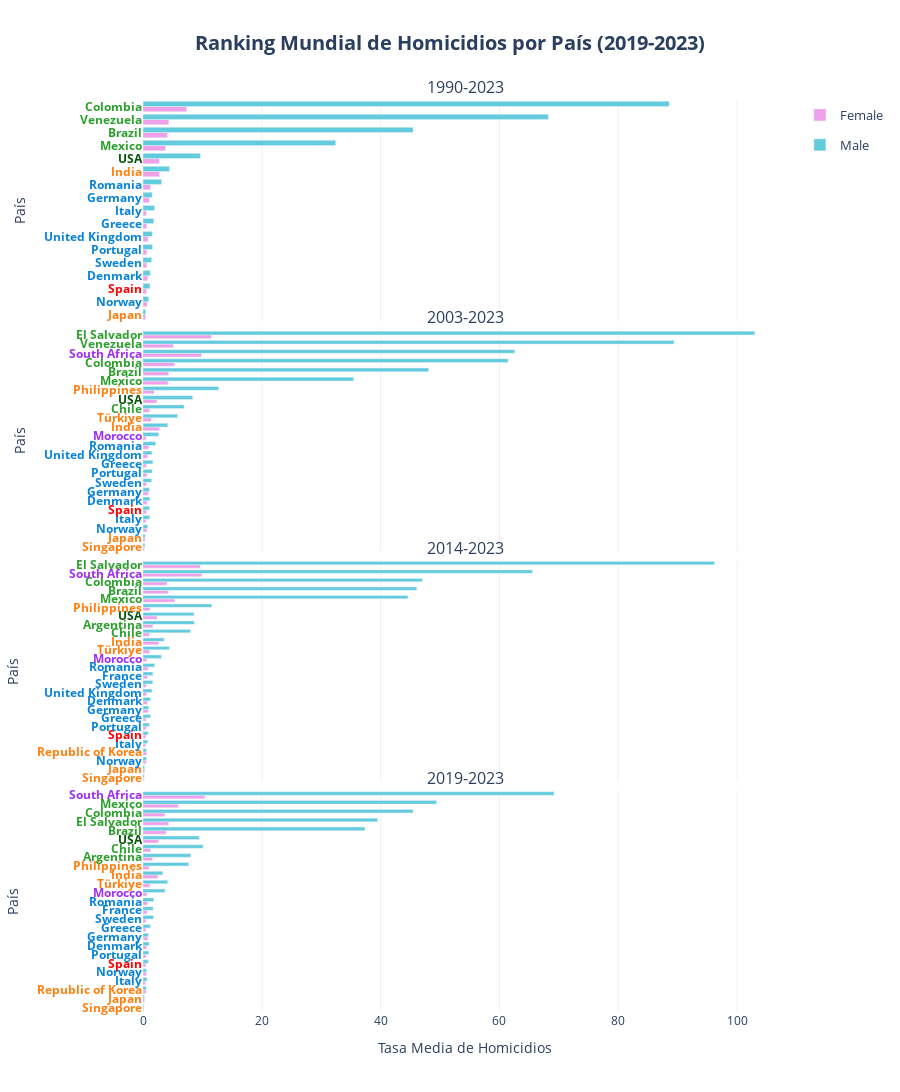

Notebook code cell kept with this figure:
### Markdown cell above
## Rankings

### Code cell
barplot(
    df = df_ranking_combined['country'], 
    x='mean_homicides_rate', 
    y='Country', 
    height=2000,
    reverse_y_order=False,
    orientation='h', 
    color='Sex', 
    facet_col='Periodo',
    cols_wrap=1, 
    vertical_spacing = 0.01,
    #barmode='group',
    yticks_color_column='Region_2',
    yticks_color_map=COLOR_MAP['Region_2'],
    color_discrete_map=COLOR_MAP['Sex'], 
    #category_orders=CATEGORY_ORDERS,
    hover_data=HOVER_DATA['ranking_country'], 
    labels=LABELS['ranking'],
    hovertemplate=HOVER_TEMPLATES['ranking_country'],
    title=f"Ranking Mundial de Homicidios por País ({initial_year}-2023)",
    plot_save_path=os.path.join(PROJECT_PATH, 'plots', f'{initial_year}_2023_' + PLOT_FILENAME['ranking_country']), 
    show=True
    )

### Figure 1 — Plotly figure (JSON) as saved in the notebook; plotly's stock layout.template omitted (floating-point values rounded to 4 significant figures)
{"data": [{"cliponaxis": false, "customdata": [["Asia"], ["Europe"], ["Spain"], ["Europe"], ["Europe"], ["Europe"], ["Europe"], ["Europe"], ["Europe"], ["Europe"], ["Europe"], ["USA"], ["Asia"], ["Latam"], ["Latam"], ["Latam"], ["Latam"]], "hovertemplate": "<b style='font-size: 14px'>%{y}</b><br><br><b>Región:</b> %{customdata[0]}<br><b>Tasa Media de Homicidios:</b> %{x:.2f}<br><extra></extra>", "legendgroup": "Female", "marker": {"color": "#EFA0E8", "pattern": {"shape": ""}}, "name": "Female", "orientation": "h", "showlegend": true, "textangle": 0, "textfont": {"size": 12}, "textposition": "outside", "type": "bar", "x": [0.41, 0.55, 0.57, 0.61, 0.62, 0.64, 0.67, 0.8, 0.84, 1.06, 1.24, 2.74, 2.79, 3.79, 4.11, 4.35, 7.33], "xaxis": "x", "y": ["Japan", "Italy", "Spain", "Greece", "Sweden", "Portugal", "Norway", "Denmark", "United Kingdom", "Germany", "Romania", "USA", "India", "Mexico", "Brazil", "Venezuela", "Colombia"], "yaxis": "y"}, {"cliponaxis": false, "customdata": [["Asia"], ["Europe"], ["Spain"], ["Europe"], ["Europe"], ["Europe"], ["Europe"], ["Europe"], ["Europe"], ["Europe"], ["Europe"], ["Asia"], ["USA"], ["Latam"], ["Latam"], ["Latam"], ["Latam"]], "hovertemplate": "<b style='font-size: 14px'>%{y}</b><br><br><b>Región:</b> %{customdata[0]}<br><b>Tasa Media de Homicidios:</b> %{x:.2f}<br><extra></extra>", "legendgroup": "Male", "marker": {"color": "#62CBDE", "pattern": {"shape": ""}}, "name": "Male", "orientation": "h", "showlegend": true, "textangle": 0, "textfont": {"size": 12}, "textposition": "outside", "type": "bar", "x": [0.45, 0.94, 1.18, 1.21, 1.45, 1.54, 1.57, 1.59, 1.81, 1.93, 3.11, 4.44, 9.65, 32.43, 45.46, 68.22, 88.57], "xaxis": "x", "y": ["Japan", "Norway", "Spain", "Denmark", "Sweden", "Germany", "United Kingdom", "Portugal", "Greece", "Italy", "Romania", "India", "USA", "Mexico", "Brazil", "Venezuela", "Colombia"], "yaxis": "y"}, {"cliponaxis": false, "customdata": [["Asia"], ["Asia"], ["Europe"], ["Africa"], ["Europe"], ["Spain"], ["Europe"], ["Europe"], ["Europe"], ["Europe"], ["Europe"], ["Europe"], ["Europe"], ["Latam"], ["Asia"], ["Asia"], ["USA"], ["Asia"], ["Latam"], ["Latam"], ["Latam"], ["Latam"], ["Africa"], ["Latam"]], "hovertemplate": "<b style='font-size: 14px'>%{y}</b><br><br><b>Región:</b> %{customdata[0]}<br><b>Tasa Media de Homicidios:</b> %{x:.2f}<br><extra></extra>", "legendgroup": "Female", "marker": {"color": "#EFA0E8", "pattern": {"shape": ""}}, "name": "Female", "orientation": "h", "showlegend": false, "textangle": 0, "textfont": {"size": 12}, "textposition": "outside", "type": "bar", "x": [0.21, 0.36, 0.48, 0.5, 0.55, 0.57, 0.6, 0.65, 0.66, 0.67, 0.78, 0.9, 0.96, 1.09, 1.39, 1.88, 2.33, 2.77, 4.21, 4.31, 5.13, 5.3, 9.83, 11.51], "xaxis": "x2", "y": ["Singapore", "Japan", "Italy", "Morocco", "Greece", "Spain", "Sweden", "Portugal", "Norway", "Denmark", "United Kingdom", "Germany", "Romania", "Chile", "Türkiye", "Philippines", "USA", "India", "Mexico", "Brazil", "Venezuela", "Colombia", "South Africa", "El Salvador"], "yaxis": "y2"}, {"cliponaxis": false, "customdata": [["Asia"], ["Asia"], ["Europe"], ["Europe"], ["Spain"], ["Europe"], ["Europe"], ["Europe"], ["Europe"], ["Europe"], ["Europe"], ["Europe"], ["Africa"], ["Asia"], ["Asia"], ["Latam"], ["USA"], ["Asia"], ["Latam"], ["Latam"], ["Latam"], ["Africa"], ["Latam"], ["Latam"]], "hovertemplate": "<b style='font-size: 14px'>%{y}</b><br><br><b>Región:</b> %{customdata[0]}<br><b>Tasa Media de Homicidios:</b> %{x:.2f}<br><extra></extra>", "legendgroup": "Male", "marker": {"color": "#62CBDE", "pattern": {"shape": ""}}, "name": "Male", "orientation": "h", "showlegend": false, "textangle": 0, "textfont": {"size": 12}, "textposition": "outside", "type": "bar", "x": [0.32, 0.34, 0.77, 1.09, 1.09, 1.14, 1.15, 1.45, 1.5, 1.54, 1.66, 2.14, 2.61, 4.16, 5.81, 6.9, 8.36, 12.73, 35.45, 48.07, 61.44, 62.56, 89.4, 103.0], "xaxis": "x2", "y": ["Singapore", "Japan", "Norway", "Germany", "Spain", "Italy", "Denmark", "Sweden", "United Kingdom", "Portugal", "Greece", "Romania", "Morocco", "India", "Türkiye", "Chile", "USA", "Philippines", "Mexico", "Brazil", "Colombia", "South Africa", "Venezuela", "El Salvador"], "yaxis": "y2"}, {"cliponaxis": false, "customdata": [["Asia"], ["Asia"], ["Europe"], ["Europe"], ["Spain"], ["Europe"], ["Europe"], ["Europe"], ["Africa"], ["Asia"], ["Europe"], ["Europe"], ["Europe"], ["Europe"], ["Europe"], ["Latam"], ["Asia"], ["Asia"], ["Latam"], ["USA"], ["Asia"], ["Latam"], ["Latam"], ["Latam"], ["Latam"], ["Africa"]], "hovertemplate": "<b style='font-size: 14px'>%{y}</b><br><br><b>Región:</b> %{customdata[0]}<br><b>Tasa Media de Homicidios:</b> %{x:.2f}<br><extra></extra>", "legendgroup": "Female", "marker": {"color": "#EFA0E8", "pattern": {"shape": ""}}, "name": "Female", "orientation": "h", "showlegend": false, "textangle": 0, "textfont": {"size": 12}, "textposition": "outside", "type": "bar", "x": [0.17, 0.28, 0.42, 0.49, 0.49, 0.52, 0.54, 0.54, 0.59, 0.6, 0.63, 0.72, 0.76, 0.84, 0.85, 1.08, 1.09, 1.18, 1.65, 2.38, 2.62, 4.05, 4.23, 5.33, 9.61, 9.87], "xaxis": "x3", "y": ["Singapore", "Japan", "Italy", "Greece", "Spain", "Norway", "Sweden", "Portugal", "Morocco", "Republic of Korea", "United Kingdom", "Denmark", "France", "Romania", "Germany", "Chile", "Türkiye", "Philippines", "Argentina", "USA", "India", "Colombia", "Brazil", "Mexico", "El Salvador", "South Africa"], "yaxis": "y3"}, {"cliponaxis": false, "customdata": [["Asia"], ["Asia"], ["Europe"], ["Asia"], ["Europe"], ["Spain"], ["Europe"], ["Europe"], ["Europe"], ["Europe"], ["Europe"], ["Europe"], ["Europe"], ["Europe"], ["Africa"], ["Asia"], ["Asia"], ["Latam"], ["USA"], ["Latam"], ["Asia"], ["Latam"], ["Latam"], ["Latam"], ["Africa"], ["Latam"]], "hovertemplate": "<b style='font-size: 14px'>%{y}</b><br><br><b>Región:</b> %{customdata[0]}<br><b>Tasa Media de Homicidios:</b> %{x:.2f}<br><extra></extra>", "legendgroup": "Male", "marker": {"color": "#62CBDE", "pattern": {"shape": ""}}, "name": "Male", "orientation": "h", "showlegend": false, "textangle": 0, "textfont": {"size": 12}, "textposition": "outside", "type": "bar", "x": [0.2, 0.24, 0.57, 0.58, 0.8, 0.84, 0.96, 1.04, 1.23, 1.26, 1.5, 1.64, 1.66, 1.96, 3.1, 3.54, 4.45, 7.98, 8.59, 8.65, 11.58, 44.58, 46.08, 47.03, 65.54, 96.2], "xaxis": "x3", "y": ["Singapore", "Japan", "Norway", "Republic of Korea", "Italy", "Spain", "Germany", "Portugal", "Denmark", "Greece", "United Kingdom", "Sweden", "France", "Romania", "Morocco", "India", "Türkiye", "Chile", "USA", "Argentina", "Philippines", "Mexico", "Brazil", "Colombia", "South Africa", "El Salvador"], "yaxis": "y3"}, {"cliponaxis": false, "customdata": [["Asia"], ["Asia"], ["Europe"], ["Spain"], ["Europe"], ["Europe"], ["Asia"], ["Europe"], ["Europe"], ["Europe"], ["Africa"], ["Europe"], ["Europe"], ["Europe"], ["Asia"], ["Asia"], ["Latam"], ["Latam"], ["Asia"], ["USA"], ["Latam"], ["Latam"], ["Latam"], ["Latam"], ["Africa"]], "hovertemplate": "<b style='font-size: 14px'>%{y}</b><br><br><b>Región:</b> %{customdata[0]}<br><b>Tasa Media de Homicidios:</b> %{x:.2f}<br><extra></extra>", "legendgroup": "Female", "marker": {"color": "#EFA0E8", "pattern": {"shape": ""}}, "name": "Female", "orientation": "h", "showlegend": false, "textangle": 0, "textfont": {"size": 12}, "textposition": "outside", "type": "bar", "x": [0.13, 0.25, 0.39, 0.47, 0.49, 0.5, 0.51, 0.53, 0.59, 0.63, 0.66, 0.69, 0.77, 0.8, 0.98, 1.15, 1.29, 1.57, 2.48, 2.62, 3.64, 3.89, 4.31, 5.94, 10.42], "xaxis": "x4", "y": ["Singapore", "Japan", "Italy", "Spain", "Greece", "Sweden", "Republic of Korea", "Portugal", "Norway", "Denmark", "Morocco", "France", "Romania", "Germany", "Philippines", "Türkiye", "Chile", "Argentina", "India", "USA", "Colombia", "Brazil", "El Salvador", "Mexico", "South Africa"], "yaxis": "y4"}, {"cliponaxis": false, "customdata": [["Asia"], ["Asia"], ["Asia"], ["Europe"], ["Europe"], ["Spain"], ["Europe"], ["Europe"], ["Europe"], ["Europe"], ["Europe"], ["Europe"], ["Europe"], ["Asia"], ["Africa"], ["Asia"], ["Asia"], ["Latam"], ["USA"], ["Latam"], ["Latam"], ["Latam"], ["Latam"], ["Latam"], ["Africa"]], "hovertemplate": "<b style='font-size: 14px'>%{y}</b><br><br><b>Región:</b> %{customdata[0]}<br><b>Tasa Media de Homicidios:</b> %{x:.2f}<br><extra></extra>", "legendgroup": "Male", "marker": {"color": "#62CBDE", "pattern": {"shape": ""}}, "name": "Male", "orientation": "h", "showlegend": false, "textangle": 0, "textfont": {"size": 12}, "textposition": "outside", "type": "bar", "x": [0.14, 0.22, 0.52, 0.58, 0.67, 0.88, 0.9, 0.99, 1.03, 1.23, 1.69, 1.74, 1.81, 3.31, 3.71, 4.15, 7.68, 8.04, 9.48, 10.12, 37.35, 39.49, 45.47, 49.4, 69.19], "xaxis": "x4", "y": ["Singapore", "Japan", "Republic of Korea", "Norway", "Italy", "Spain", "Germany", "Portugal", "Denmark", "Greece", "France", "Sweden", "Romania", "India", "Morocco", "Türkiye", "Philippines", "Argentina", "USA", "Chile", "Brazil", "El Salvador", "Colombia", "Mexico", "South Africa"], "yaxis": "y4"}], "layout": {"annotations": [{"font": {"size": 16}, "showarrow": false, "text": "1990-2023", "x": 0.5, "xanchor": "center", "xref": "paper", "y": 1, "yanchor": "bottom", "yref": "paper"}, {"font": {"size": 16}, "showarrow": false, "text": "2003-2023", "x": 0.5, "xanchor": "center", "xref": "paper", "y": 0.7475, "yanchor": "bottom", "yref": "paper"}, {"font": {"size": 16}, "showarrow": false, "text": "2014-2023", "x": 0.5, "xanchor": "center", "xref": "paper", "y": 0.495, "yanchor": "bottom", "yref": "paper"}, {"font": {"size": 16}, "showarrow": false, "text": "2019-2023", "x": 0.5, "xanchor": "center", "xref": "paper", "y": 0.2425, "yanchor": "bottom", "yref": "paper"}], "height": 2000, "legend": {"font": {"size": 13}, "title": {"font": {"size": 15}}}, "plot_bgcolor": "white", "title": {"font": {"size": 20}, "text": "<b>Ranking Mundial de Homicidios por País (2019-2023)</b>", "x": 0.5, "xanchor": "center"}, "xaxis": {"anchor": "y", "domain": [0, 1], "gridcolor": "#f0f0f0", "matches": "x4", "showgrid": true, "showticklabels": false, "tickfont": {"size": 12}, "title": {"font": {"size": 14}}}, "xaxis2": {"anchor": "y2", "domain": [0, 1], "gridcolor": "#f0f0f0", "matches": "x4", "showgrid": true, "showticklabels": false, "tickfont": {"size": 12}, "title": {"font": {"size": 14}}}, "xaxis3": {"anchor": "y3", "domain": [0, 1], "gridcolor": "#f0f0f0", "matches": "x4", "showgrid": true, "showticklabels": false, "tickfont": {"size": 12}, "title": {"font": {"size": 14}}}, "xaxis4": {"anchor": "y4", "domain": [0, 1], "gridcolor": "#f0f0f0", "showgrid": true, "tickfont": {"size": 12}, "title": {"font": {"size": 14}, "text": "Tasa Media de Homicidios"}}, "yaxis": {"anchor": "x", "automargin": true, "categoryarray": ["Japan", "Norway", "Spain", "Denmark", "Sweden", "Portugal", "United Kingdom", "Greece", "Italy", "Germany", "Romania", "India", "USA", "Mexico", "Brazil", "Venezuela", "Colombia"], "categoryorder": "array", "domain": [0.7575, 1], "showgrid": false, "tickfont": {"size": 12}, "tickmode": "array", "ticktext": ["<span style='color:#ff7f0e; font-weight:bold'>Japan</span>", "<span style='color:#0883db; font-weight:bold'>Norway</span>", "<span style='color:#FF0000; font-weight:bold'>Spain</span>", "<span style='color:#0883db; font-weight:bold'>Denmark</span>", "<span style='color:#0883db; font-weight:bold'>Sweden</span>", "<span style='color:#0883db; font-weight:bold'>Portugal</span>", "<span style='color:#0883db; font-weight:bold'>United Kingdom</span>", "<span style='color:#0883db; font-weight:bold'>Greece</span>", "<span style='color:#0883db; font-weight:bold'>Italy</span>", "<span style='color:#0883db; font-weight:bold'>Germany</span>", "<span style='color:#0883db; font-weight:bold'>Romania</span>", "<span style='color:#ff7f0e; font-weight:bold'>India</span>", "<span style='color:#055509; font-weight:bold'>USA</span>", "<span style='color:#2ca02c; font-weight:bold'>Mexico</span>", "<span style='color:#2ca02c; font-weight:bold'>Brazil</span>", "<span style='color:#2ca02c; font-weight:bold'>Venezuela</span>", "<span style='color:#2ca02c; font-weight:bold'>Colombia</span>"], "tickvals": ["Japan", "Norway", "Spain", "Denmark", "Sweden", "Portugal", "United Kingdom", "Greece", "Italy", "Germany", "Romania", "India", "USA", "Mexico", "Brazil", "Venezuela", "Colombia"], "title": {"font": {"size": 14}, "text": "País"}, "type": "category"}, "yaxis2": {"anchor": "x2", "automargin": true, "categoryarray": ["Singapore", "Japan", "Norway", "Italy", "Spain", "Denmark", "Germany", "Sweden", "Portugal", "Greece", "United Kingdom", "Romania", "Morocco", "India", "Türkiye", "Chile", "USA", "Philippines", "Mexico", "Brazil", "Colombia", "South Africa", "Venezuela", "El Salvador"], "categoryorder": "array", "domain": [0.505, 0.7475], "showgrid": false, "tickfont": {"size": 12}, "tickmode": "array", "ticktext": ["<span style='color:#ff7f0e; font-weight:bold'>Singapore</span>", "<span style='color:#ff7f0e; font-weight:bold'>Japan</span>", "<span style='color:#0883db; font-weight:bold'>Norway</span>", "<span style='color:#0883db; font-weight:bold'>Italy</span>", "<span style='color:#FF0000; font-weight:bold'>Spain</span>", "<span style='color:#0883db; font-weight:bold'>Denmark</span>", "<span style='color:#0883db; font-weight:bold'>Germany</span>", "<span style='color:#0883db; font-weight:bold'>Sweden</span>", "<span style='color:#0883db; font-weight:bold'>Portugal</span>", "<span style='color:#0883db; font-weight:bold'>Greece</span>", "<span style='color:#0883db; font-weight:bold'>United Kingdom</span>", "<span style='color:#0883db; font-weight:bold'>Romania</span>", "<span style='color:#a02ff1; font-weight:bold'>Morocco</span>", "<span style='color:#ff7f0e; font-weight:bold'>India</span>", "<span style='color:#ff7f0e; font-weight:bold'>Türkiye</span>", "<span style='color:#2ca02c; font-weight:bold'>Chile</span>", "<span style='color:#055509; font-weight:bold'>USA</span>", "<span style='color:#ff7f0e; font-weight:bold'>Philippines</span>", "<span style='color:#2ca02c; font-weight:bold'>Mexico</span>", "<span style='color:#2ca02c; font-weight:bold'>Brazil</span>", "<span style='color:#2ca02c; font-weight:bold'>Colombia</span>", "<span style='color:#a02ff1; font-weight:bold'>South Africa</span>", "<span style='color:#2ca02c; font-weight:bold'>Venezuela</span>", "<span style='color:#2ca02c; font-weight:bold'>El Salvador</span>"], "tickvals": ["Singapore", "Japan", "Norway", "Italy", "Spain", "Denmark", "Germany", "Sweden", "Portugal", "Greece", "United Kingdom", "Romania", "Morocco", "India", "Türkiye", "Chile", "USA", "Philippines", "Mexico", "Brazil", "Colombia", "South Africa", "Venezuela", "El Salvador"], "title": {"font": {"size": 14}, "text": "País"}, "type": "category"}, "yaxis3": {"anchor": "x3", "automargin": true, "categoryarray": ["Singapore", "Japan", "Norway", "Republic of Korea", "Italy", "Spain", "Portugal", "Greece", "Germany", "Denmark", "United Kingdom", "Sweden", "France", "Romania", "Morocco", "Türkiye", "India", "Chile", "Argentina", "USA", "Philippines", "Mexico", "Brazil", "Colombia", "South Africa", "El Salvador"], "categoryorder": "array", "domain": [0.2525, 0.495], "showgrid": false, "tickfont": {"size": 12}, "tickmode": "array", "ticktext": ["<span style='color:#ff7f0e; font-weight:bold'>Singapore</span>", "<span style='color:#ff7f0e; font-weight:bold'>Japan</span>", "<span style='color:#0883db; font-weight:bold'>Norway</span>", "<span style='color:#ff7f0e; font-weight:bold'>Republic of Korea</span>", "<span style='color:#0883db; font-weight:bold'>Italy</span>", "<span style='color:#FF0000; font-weight:bold'>Spain</span>", "<span style='color:#0883db; font-weight:bold'>Portugal</span>", "<span style='color:#0883db; font-weight:bold'>Greece</span>", "<span style='color:#0883db; font-weight:bold'>Germany</span>", "<span style='color:#0883db; font-weight:bold'>Denmark</span>", "<span style='color:#0883db; font-weight:bold'>United Kingdom</span>", "<span style='color:#0883db; font-weight:bold'>Sweden</span>", "<span style='color:#0883db; font-weight:bold'>France</span>", "<span style='color:#0883db; font-weight:bold'>Romania</span>", "<span style='color:#a02ff1; font-weight:bold'>Morocco</span>", "<span style='color:#ff7f0e; font-weight:bold'>Türkiye</span>", "<span style='color:#ff7f0e; font-weight:bold'>India</span>", "<span style='color:#2ca02c; font-weight:bold'>Chile</span>", "<span style='color:#2ca02c; font-weight:bold'>Argentina</span>", "<span style='color:#055509; font-weight:bold'>USA</span>", "<span style='color:#ff7f0e; font-weight:bold'>Philippines</span>", "<span style='color:#2ca02c; font-weight:bold'>Mexico</span>", "<span style='color:#2ca02c; font-weight:bold'>Brazil</span>", "<span style='color:#2ca02c; font-weight:bold'>Colombia</span>", "<span style='color:#a02ff1; font-weight:bold'>South Africa</span>", "<span style='color:#2ca02c; font-weight:bold'>El Salvador</span>"], "tickvals": ["Singapore", "Japan", "Norway", "Republic of Korea", "Italy", "Spain", "Portugal", "Greece", "Germany", "Denmark", "United Kingdom", "Sweden", "France", "Romania", "Morocco", "Türkiye", "India", "Chile", "Argentina", "USA", "Philippines", "Mexico", "Brazil", "Colombia", "South Africa", "El Salvador"], "title": {"font": {"size": 14}, "text": "País"}, "type": "category"}, "yaxis4": {"anchor": "x4", "automargin": true, "categoryarray": ["Singapore", "Japan", "Republic of Korea", "Italy", "Norway", "Spain", "Portugal", "Denmark", "Germany", "Greece", "Sweden", "France", "Romania", "Morocco", "Türkiye", "India", "Philippines", "Argentina", "Chile", "USA", "Brazil", "El Salvador", "Colombia", "Mexico", "South Africa"], "categoryorder": "array", "domain": [0, 0.2425], "showgrid": false, "tickfont": {"size": 12}, "tickmode": "array", "ticktext": ["<span style='color:#ff7f0e; font-weight:bold'>Singapore</span>", "<span style='color:#ff7f0e; font-weight:bold'>Japan</span>", "<span style='color:#ff7f0e; font-weight:bold'>Republic of Korea</span>", "<span style='color:#0883db; font-weight:bold'>Italy</span>", "<span style='color:#0883db; font-weight:bold'>Norway</span>", "<span style='color:#FF0000; font-weight:bold'>Spain</span>", "<span style='color:#0883db; font-weight:bold'>Portugal</span>", "<span style='color:#0883db; font-weight:bold'>Denmark</span>", "<span style='color:#0883db; font-weight:bold'>Germany</span>", "<span style='color:#0883db; font-weight:bold'>Greece</span>", "<span style='color:#0883db; font-weight:bold'>Sweden</span>", "<span style='color:#0883db; font-weight:bold'>France</span>", "<span style='color:#0883db; font-weight:bold'>Romania</span>", "<span style='color:#a02ff1; font-weight:bold'>Morocco</span>", "<span style='color:#ff7f0e; font-weight:bold'>Türkiye</span>", "<span style='color:#ff7f0e; font-weight:bold'>India</span>", "<span style='color:#ff7f0e; font-weight:bold'>Philippines</span>", "<span style='color:#2ca02c; font-weight:bold'>Argentina</span>", "<span style='color:#2ca02c; font-weight:bold'>Chile</span>", "<span style='color:#055509; font-weight:bold'>USA</span>", "<span style='color:#2ca02c; font-weight:bold'>Brazil</span>", "<span style='color:#2ca02c; font-weight:bold'>El Salvador</span>", "<span style='color:#2ca02c; font-weight:bold'>Colombia</span>", "<span style='color:#2ca02c; font-weight:bold'>Mexico</span>", "<span style='color:#a02ff1; font-weight:bold'>South Africa</span>"], "tickvals": ["Singapore", "Japan", "Republic of Korea", "Italy", "Norway", "Spain", "Portugal", "Denmark", "Germany", "Greece", "Sweden", "France", "Romania", "Morocco", "Türkiye", "India", "Philippines", "Argentina", "Chile", "USA", "Brazil", "El Salvador", "Colombia", "Mexico", "South Africa"], "title": {"font": {"size": 14}, "text": "País"}, "type": "category"}}}
